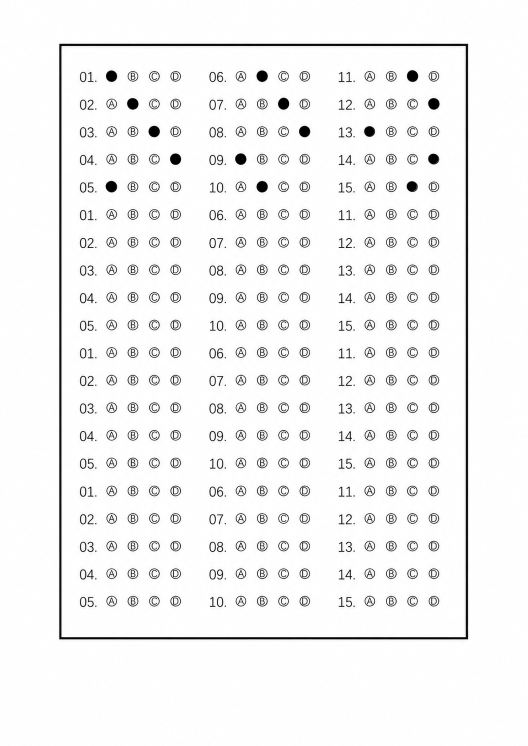
#> input picture images/ObjectiveCard.jpg, 1055 x 1491 px (shown at 1/2 size)
$ python -i sheet_detector.py   (imports and definitions only)
#> lines starting #> are read from the running program, lines starting #| are printed output that depends on the picture; after the words box and inside, x2 and y2 are one past the last pixel; in counts of white or black regions, pixels touching at a corner belong together
#> further down, picture is the input picture: shape (1491, 1055, 3); mean B, G, R 243.7, 243.7, 243.7
import cv2
import imutils
import numpy as np
from utils.viz import cv_show
from utils.geometry import four_point_transform
from config import CANNY_LOW, CANNY_HIGH, GAUSSIAN_KERNEL


def preprocess_image(image):
    gray = cv2.cvtColor(image, cv2.COLOR_BGR2GRAY)
    blurred = cv2.GaussianBlur(gray, GAUSSIAN_KERNEL, 0)
    edged = cv2.Canny(blurred, CANNY_LOW, CANNY_HIGH)
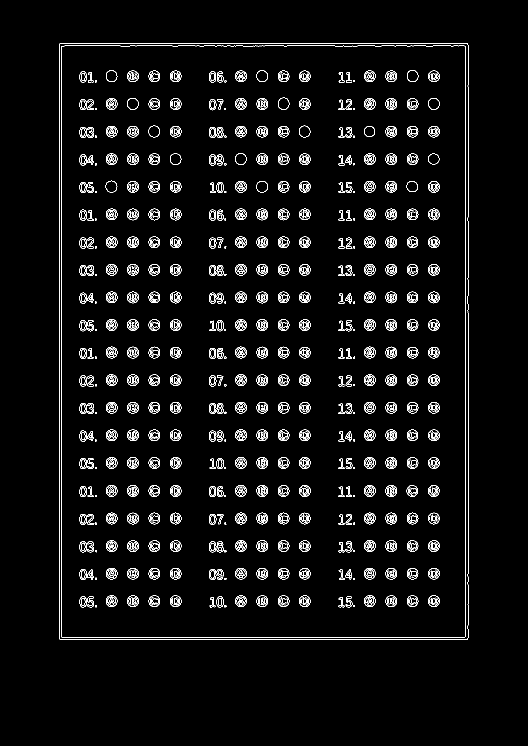
#> edged: shape (1491, 1055) (shown at 1/2 size); 3.8% white in thin lines or dots, all inside (x1, y1, x2, y2) = (118, 87, 937, 1279)
    return gray, blurred, edged


def find_sheet(image, debug=False):
    contours_img = image.copy()
    gray, blurred, edged = preprocess_image(image)

    if debug:
        cv_show('blurred', blurred)
        cv_show('edged', edged)

    cnts = cv2.findContours(edged.copy(), cv2.RETR_EXTERNAL,
                            cv2.CHAIN_APPROX_SIMPLE)
#> cnts = 1 contour; box (x1, y1, x2, y2) and area: (118, 87, 937, 1279) 974182
    cnts = imutils.grab_contours(cnts)

    if debug:
        cv2.drawContours(contours_img, cnts, -1, (0, 0, 255), 3)
        cv_show('contours_img', contours_img)

    docCnt = None
    if len(cnts) > 0:
        cnts = sorted(cnts, key=cv2.contourArea, reverse=True)
        for c in cnts:
            peri = cv2.arcLength(c, True)
            approx = cv2.approxPolyDP(c, 0.02 * peri, True)
            if len(approx) == 4:
                docCnt = approx
                break
#> this loop made 1 pass
#> (peri, docCnt) on pass 1: (4023.9, [[119, 87], [118, 1277], [935, 1278], [935, 87]])

    return docCnt, gray


def warp_sheet(gray, docCnt, debug=False):
    warped = four_point_transform(gray, docCnt.reshape(4, 2))
    if debug:
        cv_show('warped', warped)
    return warped

>>> import cv2
>>> picture = cv2.imread('../images/ObjectiveCard.jpg')
>>> result = find_sheet(picture)

$ run again, on images/answer-card-byhand.png
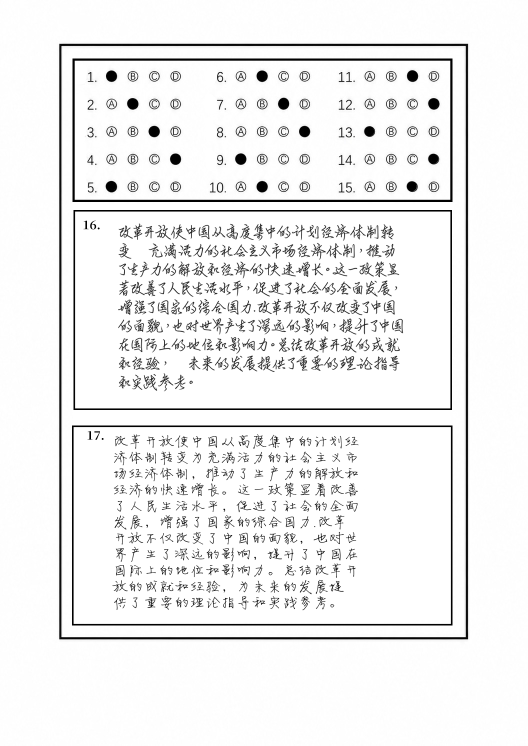
#> input picture images/answer-card-byhand.png, 1055 x 1491 px (shown at 1/2 size)
#> picture is the input picture: shape (1491, 1055, 3); mean B, G, R 239.1, 239.1, 239.1
#> in preprocess_image, `edged = cv2.Canny(blurred, CANNY_LOW, CANNY_HIGH)`:
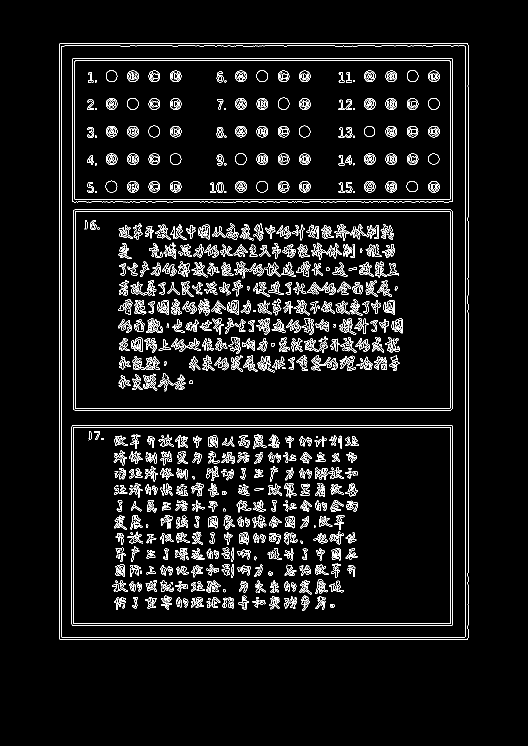
#> edged: shape (1491, 1055) (shown at 1/2 size); 5.5% white in thin lines or dots, all inside (x1, y1, x2, y2) = (118, 87, 937, 1279)
#> cnts = 1 contour; box (x1, y1, x2, y2) and area: (118, 87, 937, 1279) 974178
#> the loop in find_sheet, `for c in cnts:` made 1 pass
#> (peri, docCnt) on pass 1: (4023.1, [[119, 87], [118, 1277], [935, 1278], [935, 87]])
